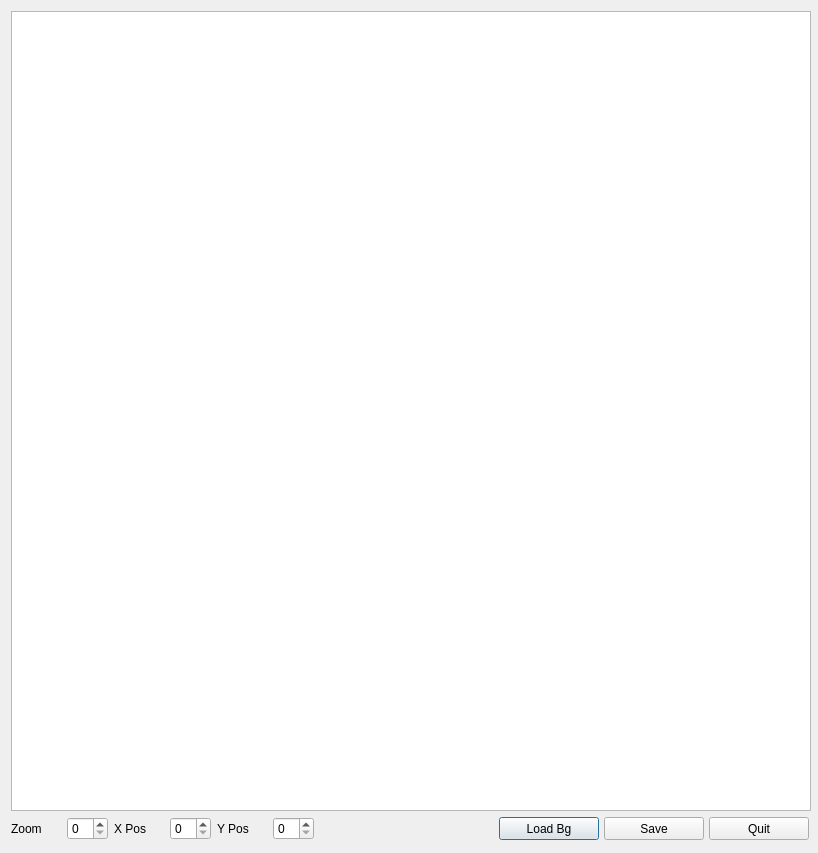
<?xml version="1.0" encoding="UTF-8"?>
<ui version="4.0">
 <class>DialogEditPicture</class>
 <widget class="QDialog" name="DialogEditPicture">
  <property name="geometry">
   <rect>
    <x>0</x>
    <y>0</y>
    <width>818</width>
    <height>853</height>
   </rect>
  </property>
  <property name="minimumSize">
   <size>
    <width>818</width>
    <height>853</height>
   </size>
  </property>
  <property name="maximumSize">
   <size>
    <width>818</width>
    <height>853</height>
   </size>
  </property>
  <property name="windowTitle">
   <string>Bg Picture Edit</string>
  </property>
  <layout class="QGridLayout" name="gridLayout">
   <item row="0" column="0" colspan="3">
    <widget class="QGraphicsView" name="graphicsView">
     <property name="minimumSize">
      <size>
       <width>800</width>
       <height>800</height>
      </size>
     </property>
     <property name="maximumSize">
      <size>
       <width>800</width>
       <height>800</height>
      </size>
     </property>
    </widget>
   </item>
   <item row="1" column="0">
    <layout class="QHBoxLayout" name="horizontalLayout_4">
     <item>
      <layout class="QHBoxLayout" name="horizontalLayout">
       <item>
        <widget class="QLabel" name="label_3">
         <property name="minimumSize">
          <size>
           <width>50</width>
           <height>0</height>
          </size>
         </property>
         <property name="text">
          <string>Zoom</string>
         </property>
        </widget>
       </item>
       <item>
        <widget class="QSpinBox" name="spinBoxZoom"/>
       </item>
      </layout>
     </item>
     <item>
      <layout class="QHBoxLayout" name="horizontalLayout_3">
       <item>
        <widget class="QLabel" name="label_2">
         <property name="minimumSize">
          <size>
           <width>50</width>
           <height>0</height>
          </size>
         </property>
         <property name="text">
          <string>X Pos</string>
         </property>
        </widget>
       </item>
       <item>
        <widget class="QSpinBox" name="spinBoxHorizontal"/>
       </item>
      </layout>
     </item>
     <item>
      <layout class="QHBoxLayout" name="horizontalLayout_2">
       <item>
        <widget class="QLabel" name="label">
         <property name="minimumSize">
          <size>
           <width>50</width>
           <height>0</height>
          </size>
         </property>
         <property name="text">
          <string>Y Pos</string>
         </property>
        </widget>
       </item>
       <item>
        <widget class="QSpinBox" name="spinBoxVertical"/>
       </item>
      </layout>
     </item>
    </layout>
   </item>
   <item row="1" column="1">
    <spacer name="horizontalSpacer">
     <property name="orientation">
      <enum>Qt::Orientation::Horizontal</enum>
     </property>
     <property name="sizeHint" stdset="0">
      <size>
       <width>127</width>
       <height>20</height>
      </size>
     </property>
    </spacer>
   </item>
   <item row="1" column="2">
    <layout class="QHBoxLayout" name="horizontalLayout_5">
     <item>
      <widget class="QPushButton" name="pushButtonLoadBg">
       <property name="minimumSize">
        <size>
         <width>100</width>
         <height>23</height>
        </size>
       </property>
       <property name="maximumSize">
        <size>
         <width>90</width>
         <height>23</height>
        </size>
       </property>
       <property name="text">
        <string>Load Bg</string>
       </property>
      </widget>
     </item>
     <item>
      <widget class="QPushButton" name="pushButtonSave">
       <property name="minimumSize">
        <size>
         <width>100</width>
         <height>23</height>
        </size>
       </property>
       <property name="maximumSize">
        <size>
         <width>100</width>
         <height>23</height>
        </size>
       </property>
       <property name="text">
        <string>Save</string>
       </property>
      </widget>
     </item>
     <item>
      <widget class="QPushButton" name="pushButtonQuit">
       <property name="minimumSize">
        <size>
         <width>100</width>
         <height>23</height>
        </size>
       </property>
       <property name="maximumSize">
        <size>
         <width>100</width>
         <height>23</height>
        </size>
       </property>
       <property name="text">
        <string>Quit</string>
       </property>
      </widget>
     </item>
    </layout>
   </item>
  </layout>
 </widget>
 <resources/>
 <connections/>
</ui>
